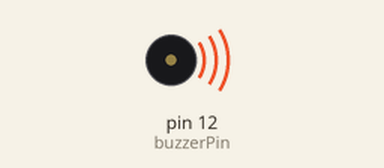
Simulated run of this sketch. Board: Arduino Uno, built with avr-gcc and run on an emulated ATmega328P. On the bench: buzzer (waves = sounding).

Above: at 0.2 s.
Timing chart, 0 to 3.0 s (numbered marks = the images above):
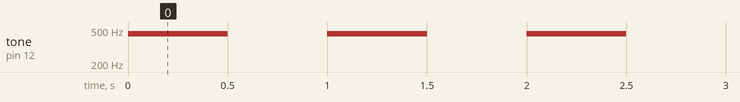

The sketch:

Buzzer.ino
```cpp
int buzzerPin=12;
void setup() {
  pinMode (12,OUTPUT );
}

void loop() {
  digitalWrite (12,HIGH);
  tone (12,240,500);
  tone (12,270,500);
  tone (12,300,500);
  tone (12,320,500);
  tone (12,360,500);
  tone (12,400,500);
  tone (12,450,500);
  //delay(1000);
  digitalWrite(12,LOW);
  delay(1000);
}
```

Measured:
- by itself, tone on pin 12 (buzzerPin): alternates 450 Hz for 0.50 s and silent for 0.50 s
